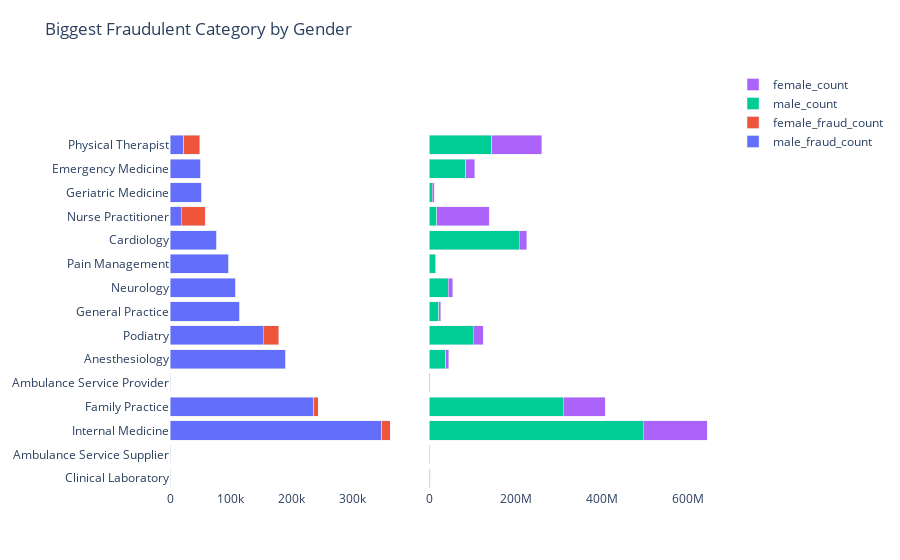

The notebook cell saved with this chart:
### Code cell
# Plot side by side
fig = make_subplots(rows=1, cols=2, specs=[[{}, {}]], shared_xaxes=True,
                    shared_yaxes=False, vertical_spacing=0.001)

# Add traces
for col in ['male_fraud_count','female_fraud_count']:
    fig.append_trace(go.Bar(
        x = type_df[col],
        y = type_df['provider_type'],
        name = col,
        orientation = 'h'
    ), 1, 1)
    
for col in ['male_count','female_count']:
    fig.append_trace(go.Bar(
        x = type_df[col],
        y = type_df['provider_type'],
        name = col,
        orientation = 'h'
    ), 1, 2)

fig.update_layout(
    barmode = 'stack',
    title = 'Biggest Fraudulent Category by Gender',
    paper_bgcolor='white',
    plot_bgcolor='white',
    yaxis=dict(
        showgrid=False,
        showline=False,
        showticklabels=True,
        domain=[0, 0.85],
    ),
    yaxis2=dict(
        showgrid=False,
        showline=False,
        showticklabels=False,
        linewidth=2,
        domain=[0, 0.85],
    ),
    xaxis=dict(
        zeroline=False,
        showline=False,
        showticklabels=True,
        showgrid=True,
        domain=[0, 0.42],
    ),
    xaxis2=dict(
        zeroline=False,
        showline=False,
        showticklabels=True,
        showgrid=True,
        domain=[0.47, 1],
    ),
    margin=dict(l=100, r=20, t=70, b=70),
#     annotations=[dict(xref='paper', yref='paper',
#                         text='OECD "' +
#                              '(2015), Household savings (indicator), ' +
#                              'Household net worth (indicator). doi: ' +
#                              '10.1787/cfc6f499-en (Accessed on 05 June 2015)')],
)

fig.show()

### Figure 1 — Plotly figure (JSON) as saved in the notebook; plotly's stock layout.template omitted (floating-point values rounded to 4 significant figures)
{"data": [{"name": "male_fraud_count", "orientation": "h", "type": "bar", "x": [0, 0, 347352, 235723, 0, 189501, 152831, 114464, 108023, 96178, 76590, 18534, 52334, 50083, 22260], "xaxis": "x", "y": ["Clinical Laboratory", "Ambulance Service Supplier", "Internal Medicine", "Family Practice", "Ambulance Service Provider", "Anesthesiology", "Podiatry", "General Practice", "Neurology", "Pain Management", "Cardiology", "Nurse Practitioner", "Geriatric Medicine", "Emergency Medicine", "Physical Therapist"], "yaxis": "y"}, {"name": "female_fraud_count", "orientation": "h", "type": "bar", "x": [0, 0, 13808, 6986, 0, 442, 25398, 69, 0, 0, 0, 39238, 0, 0, 26662], "xaxis": "x", "y": ["Clinical Laboratory", "Ambulance Service Supplier", "Internal Medicine", "Family Practice", "Ambulance Service Provider", "Anesthesiology", "Podiatry", "General Practice", "Neurology", "Pain Management", "Cardiology", "Nurse Practitioner", "Geriatric Medicine", "Emergency Medicine", "Physical Therapist"], "yaxis": "y"}, {"name": "male_count", "orientation": "h", "type": "bar", "x": [995454, 351900.0, 496500000.0, 310700000.0, 114000.0, 38080000.0, 102200000.0, 22160000.0, 43770000.0, 13590000.0, 208600000.0, 16490000.0, 6938000.0, 83790000.0, 144900000.0], "xaxis": "x2", "y": ["Clinical Laboratory", "Ambulance Service Supplier", "Internal Medicine", "Family Practice", "Ambulance Service Provider", "Anesthesiology", "Podiatry", "General Practice", "Neurology", "Pain Management", "Cardiology", "Nurse Practitioner", "Geriatric Medicine", "Emergency Medicine", "Physical Therapist"], "yaxis": "y2"}, {"name": "female_count", "orientation": "h", "type": "bar", "x": [310100.0, 203700.0, 149100000.0, 98250000.0, 36880.0, 6729000.0, 22670000.0, 4297000.0, 10840000.0, 1296000.0, 17040000.0, 122800000.0, 3801000.0, 21950000.0, 116100000.0], "xaxis": "x2", "y": ["Clinical Laboratory", "Ambulance Service Supplier", "Internal Medicine", "Family Practice", "Ambulance Service Provider", "Anesthesiology", "Podiatry", "General Practice", "Neurology", "Pain Management", "Cardiology", "Nurse Practitioner", "Geriatric Medicine", "Emergency Medicine", "Physical Therapist"], "yaxis": "y2"}], "layout": {"barmode": "stack", "margin": {"b": 70, "l": 100, "r": 20, "t": 70}, "paper_bgcolor": "white", "plot_bgcolor": "white", "title": {"text": "Biggest Fraudulent Category by Gender"}, "xaxis": {"anchor": "y", "domain": [0, 0.42], "showgrid": true, "showline": false, "showticklabels": true, "zeroline": false}, "xaxis2": {"anchor": "y2", "domain": [0.47, 1], "showgrid": true, "showline": false, "showticklabels": true, "zeroline": false}, "yaxis": {"anchor": "x", "domain": [0, 0.85], "showgrid": false, "showline": false, "showticklabels": true}, "yaxis2": {"anchor": "x2", "domain": [0, 0.85], "linewidth": 2, "showgrid": false, "showline": false, "showticklabels": false}}}
